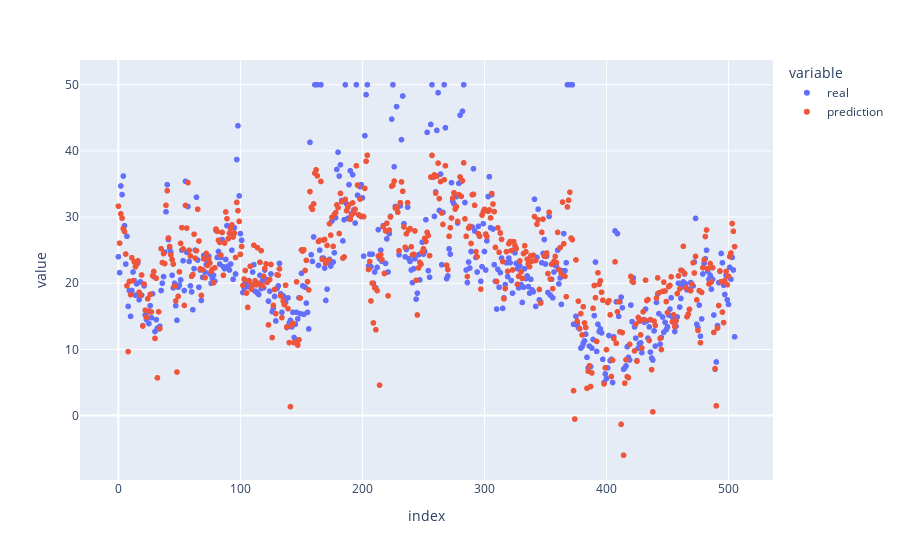

Notebook cell for this chart:
### Code cell
# plot test real and test pred
y_pred = enet.predict(x_test)
y_total_pred = enet.predict(X)
y_total_pred = pd.DataFrame(y_total_pred).rename(columns = {0:'prediction'})
y_real = pd.DataFrame(Y).rename(columns = {'HOUSE_PRICE':'real'})
y_concat = pd.concat([y_real, y_total_pred], axis = 1)
fig = px.scatter(y_concat, y=y_concat.columns)
fig.show()

### Figure 1 — Plotly figure (JSON) as saved in the notebook; plotly's stock layout.template omitted (floating-point values rounded to 4 significant figures; data arrays with more than 128 entries replaced by an {"elided": "..."} marker saying what was removed)
{"data": [{"hovertemplate": "variable=real<br>index=%{x}<br>value=%{y}<extra></extra>", "legendgroup": "real", "marker": {"color": "#636efa", "symbol": "circle"}, "mode": "markers", "name": "real", "showlegend": true, "type": "scattergl", "x": {"elided": "506 int values"}, "xaxis": "x", "y": {"elided": "506 float values"}, "yaxis": "y"}, {"hovertemplate": "variable=prediction<br>index=%{x}<br>value=%{y}<extra></extra>", "legendgroup": "prediction", "marker": {"color": "#EF553B", "symbol": "circle"}, "mode": "markers", "name": "prediction", "showlegend": true, "type": "scattergl", "x": {"elided": "506 int values"}, "xaxis": "x", "y": {"elided": "506 float values"}, "yaxis": "y"}], "layout": {"autosize": true, "legend": {"title": {"text": "variable"}, "tracegroupgap": 0}, "margin": {"t": 60}, "xaxis": {"anchor": "y", "autorange": true, "domain": [0, 1], "range": [-30.94, 535.9], "title": {"text": "index"}, "type": "linear"}, "yaxis": {"anchor": "x", "autorange": true, "domain": [0, 1], "range": [-10.33, 54.34], "title": {"text": "value"}, "type": "linear"}}}
